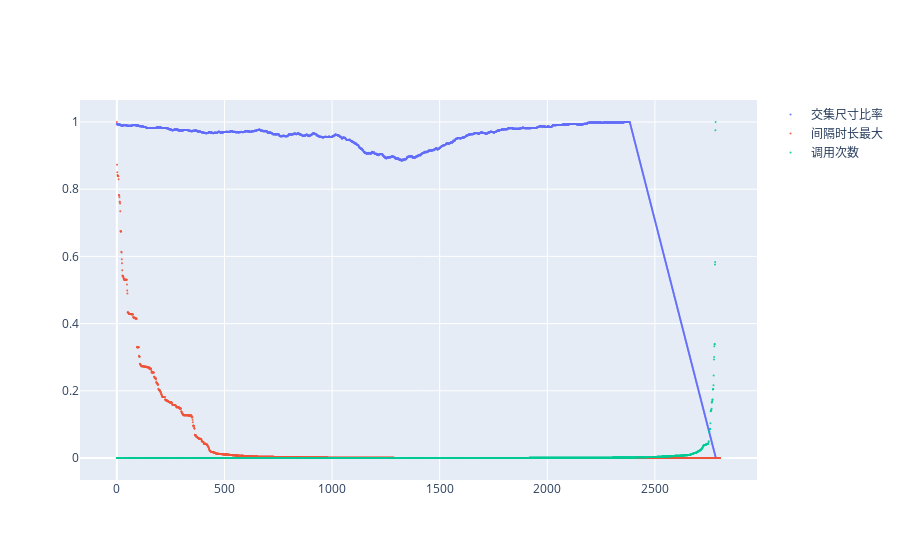

The cell this chart's notebook holds for it:
### Code cell
交集尺寸比率_trace = graph_objs.Scatter(
 x = list(range(len(交集尺寸比率们))),
 y = 交集尺寸比率们,
 showlegend=True,
mode = 'markers',
marker={'size':2, 'opacity': 0.9},
name="交集尺寸比率"
)

间隔时长最大_trace = graph_objs.Scatter(
 x = list(range( 相邻同funcId间隔时长最大_降序.shape[0] )),
 y = 相邻同funcId间隔时长最大_降序.滴答差值.values/滴答差值_最大值,
 showlegend=True,
mode = 'markers',
marker={'size':2, 'opacity': 0.9},
name="间隔时长最大"
)

调用次数_trace = graph_objs.Scatter(
 x = list(range( 各funcId名的调用次数_升序.shape[0] )),
 y = 各funcId名的调用次数_升序['count'].values/调用次数_最大值,
 showlegend=True,
mode = 'markers',
marker={'size':2, 'opacity': 0.9},
name="调用次数"
)


plotly_offline.iplot([ 交集尺寸比率_trace,间隔时长最大_trace,调用次数_trace])

### Figure 1 — Plotly figure (JSON) as saved in the notebook; plotly's stock layout.template omitted (floating-point values rounded to 4 significant figures; data arrays with more than 128 entries replaced by an {"elided": "..."} marker saying what was removed)
{"data": [{"marker": {"opacity": 0.9, "size": 2}, "mode": "markers", "name": "交集尺寸比率", "showlegend": true, "type": "scatter", "x": {"elided": "2783 int values"}, "y": {"elided": "2783 float values"}}, {"marker": {"opacity": 0.9, "size": 2}, "mode": "markers", "name": "间隔时长最大", "showlegend": true, "type": "scatter", "x": {"elided": "2804 int values"}, "y": {"elided": "2804 float values"}}, {"marker": {"opacity": 0.9, "size": 2}, "mode": "markers", "name": "调用次数", "showlegend": true, "type": "scatter", "x": {"elided": "2783 int values"}, "y": {"elided": "2783 float values"}}], "layout": {}}
